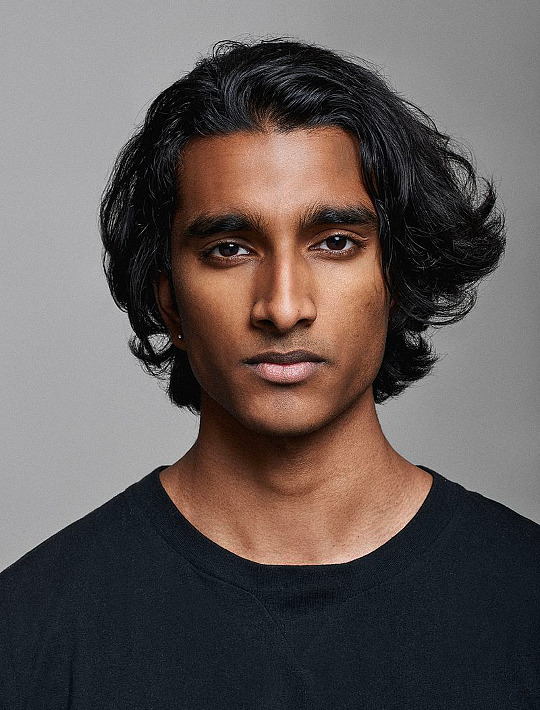
#> input picture Facial_Detection/face.jpg, 540 x 710 px
$ python main.py
#> lines starting #> are read from the running program, lines starting #| are printed output that depends on the picture; after the words box and inside, x2 and y2 are one past the last pixel; in counts of white or black regions, pixels touching at a corner belong together
# Import the OpenCV library
import cv2

# Load the pre-trained Haar Cascade face detector from the XML file
face_cascade = cv2.CascadeClassifier('face_detector.xml')

# Read the input image (replace 'face.jpg' with the path to your image)
img = cv2.imread('face.jpg')
#> img is the input picture: shape (710, 540, 3); mean B, G, R 87.8, 90, 98.6

# Detect faces in the image using the detectMultiScale method
# 1.1 is the scaleFactor, 4 is the minNeighbors
faces = face_cascade.detectMultiScale(img, scaleFactor=1.1, minNeighbors=4)
#> faces = [[131, 133, 287, 287]]

# Loop through each detected face and draw a rectangle around it
for (x, y, w, h) in faces:
    cv2.rectangle(img, (x, y), (x+w, y+h), (255, 0, 0), 2)
#> this loop made 1 pass
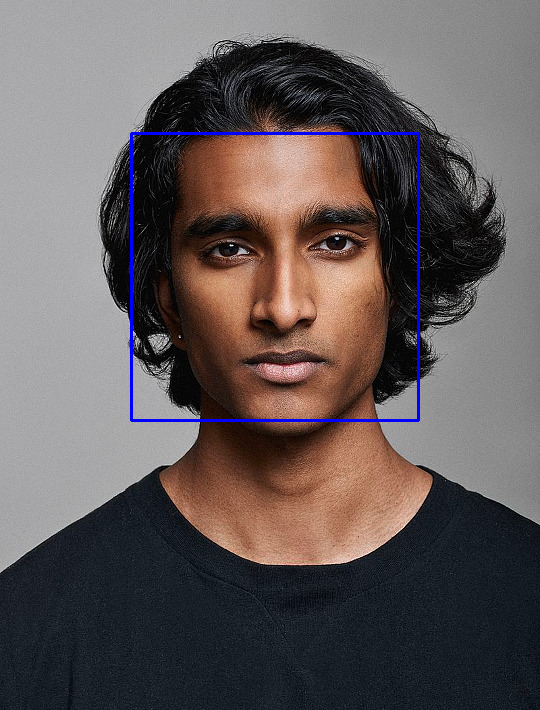
#> img: shape (710, 540, 3); 0.9% of pixels changed, all inside (x1, y1, x2, y2) = (130, 132, 420, 422)

# Save the image with detected faces to a new file ('face_detected.png')
cv2.imwrite("face_detected.png", img)

# Print a success message to the console
print('Successfully saved')
